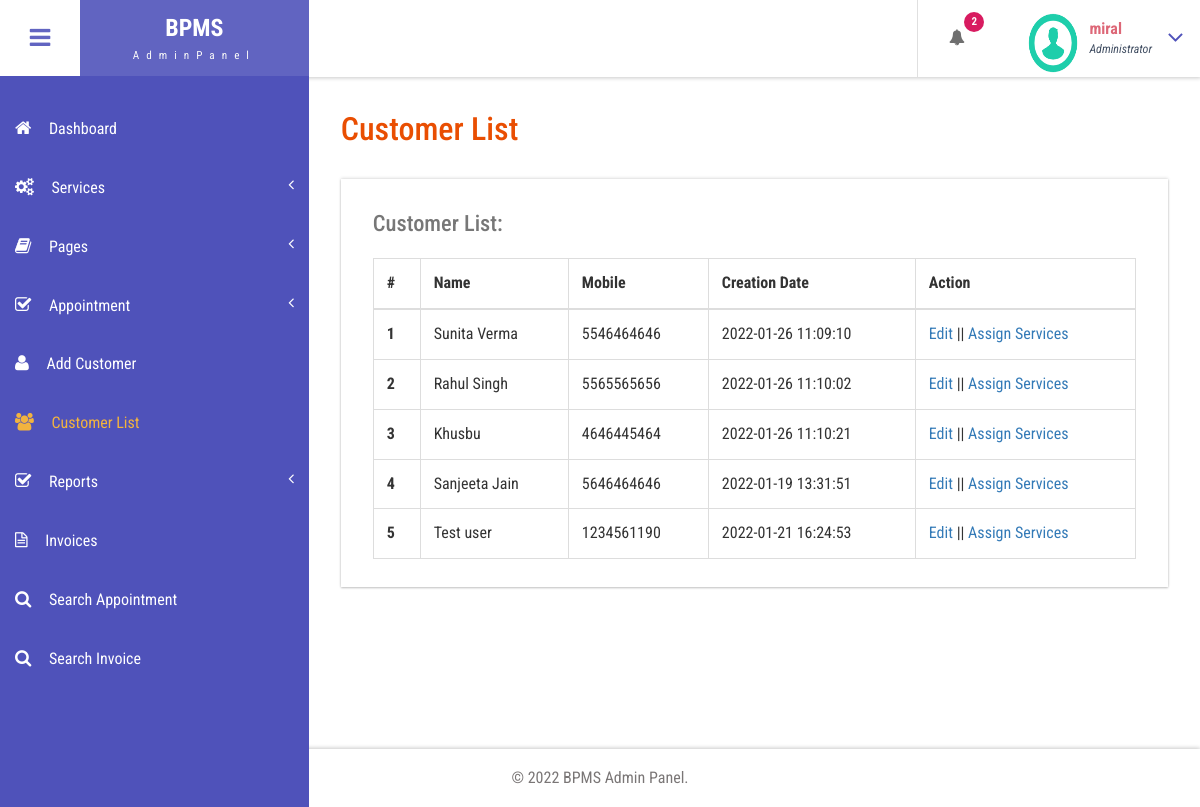
The app's page /admin/customer-list.php (signed in) with its own data.
### tables this page shows
CREATE TABLE `tblcustomers` (
  `ID` int(10) NOT NULL,
  `Name` varchar(120) DEFAULT NULL,
  `Email` varchar(200) DEFAULT NULL,
  `MobileNumber` bigint(11) DEFAULT NULL,
  `Gender` enum('Female','Male','Transgender') DEFAULT NULL,
  `Details` mediumtext DEFAULT NULL,
  `CreationDate` timestamp NULL DEFAULT current_timestamp(),
  `UpdationDate` timestamp NULL DEFAULT NULL ON UPDATE current_timestamp()
);

### admin/customer-list.php (the view, shortened to what this page needs)
<?php
include('includes/dbconnection.php');
if (strlen($_SESSION['bpmsaid']==0)) {
  header('location:logout.php');
  } else{
  ?>
<!DOCTYPE HTML>
<html>
<head>
<link href="css/bootstrap.css" rel='stylesheet' type='text/css' />
<link href="css/style.css" rel='stylesheet' type='text/css' />
<link href="css/font-awesome.css" rel="stylesheet">
<link href="css/animate.css" rel="stylesheet" type="text/css" media="all">
<link href="css/custom.css" rel="stylesheet">
</head>
<body class="cbp-spmenu-push">
	<div class="main-content">
		 <?php include_once('includes/sidebar.php');?>
		 <?php include_once('includes/header.php');?>
		<div id="page-wrapper">
			<div class="main-page">
				<div class="tables">
					<h3 class="title1">Customer List</h3>
					<div class="table-responsive bs-example widget-shadow">
						<h4>Customer List:</h4>
						<table class="table table-bordered"> <thead> <tr> <th>#</th> <th>Name</th> <th>Mobile</th> <th>Creation Date</th><th>Action</th> </tr> </thead> <tbody>
<?php
$ret=mysqli_query($con,"select *from  tblcustomers");
$cnt=1;
while ($row=mysqli_fetch_array($ret)) {
?>
						 <tr> <th scope="row"><?php echo $cnt;?></th> <td><?php  echo $row['Name'];?></td> <td><?php  echo $row['MobileNumber'];?></td><td><?php  echo $row['CreationDate'];?></td> <td><a href="edit-customer-detailed.php?editid=<?php echo $row['ID'];?>">Edit</a>  ||  <a href="add-customer-services.php?addid=<?php echo $row['ID'];?>">Assign Services</a></td> </tr>   <?php
$cnt=$cnt+1;
}?></tbody> </table>
					</div>
				</div>
			</div>
		</div>
		 <?php include_once('includes/footer.php');?>
	</div>
</body>
</html>
<?php }  ?>

### admin/includes/header.php (shortened to what this page needs)
<div class="sticky-header header-section ">
      <div class="header-left">
        <button id="showLeftPush"><i class="fa fa-bars"></i></button>
        <div class="logo">
          <a href="index.html">
            <h1>BPMS</h1>
            <span>AdminPanel</span>
          </a>
        </div>
      </div>
      <div class="header-right">
        <div class="profile_details_left">
          <ul class="nofitications-dropdown">
            <?php
$ret1=mysqli_query($con,"select ID,Name from  tblappointment where Status=''");
$num=mysqli_num_rows($ret1);
?>
            <li class="dropdown head-dpdn">
              <a href="#" class="dropdown-toggle" data-toggle="dropdown" aria-expanded="false"><i class="fa fa-bell"></i><span class="badge blue"><?php echo $num;?></span></a>
            </li>
          </ul>
          <div class="clearfix"> </div>
        </div>
        <div class="profile_details">
        <?php
$adid=$_SESSION['bpmsaid'];
$ret=mysqli_query($con,"select AdminName from tbladmin where ID='$adid'");
$row=mysqli_fetch_array($ret);
$name=$row['AdminName'];
?>
          <ul>
            <li class="dropdown profile_details_drop">
              <a href="#" class="dropdown-toggle" data-toggle="dropdown" aria-expanded="false">
                <div class="profile_img">
                  <span class="prfil-img"><img src="images/download (1).png" alt="" width="50" height="60"> </span>
                  <div class="user-name">
                    <p><?php echo $name; ?></p>
                    <span>Administrator</span>
                  </div>
                  <i class="fa fa-angle-down lnr"></i>
                  <div class="clearfix"></div>
                </div>
              </a>
            </li>
          </ul>
        </div>
      </div>
      <div class="clearfix"> </div>
    </div>

### admin/css/style.css (style rules this page uses)
h4, h5, h6, h1, h2, h3 { margin: 0; }
ul, ol { margin: 0; }
p { margin: 0; }
html, body { font-family: 'Roboto Condensed', sans-serif; font-size: 100%; overflow-x: hidden; background: #fff; }
body a { transition: 0.5s all ease; -webkit-transition: 0.5s all ease; -moz-transition: 0.5s all ease; -o-transition: 0.5s all ease; -ms-transition: 0.5s all ease; text-decoration:none; }
h1,h2,h3,h4,h5,h6 { margin:0; }
p { margin:0; }
ul,label { margin:0; padding:0; }
.main-content { position: relative; }
.sticky-header { position: fixed; top: 0; left:0px; width: 100%; z-index: 100; }
.header-section { background:#FFF; box-shadow: 1px 1px 4px rgba(0, 0, 0, 0.21); -webkit-box-shadow: 1px 1px 4px rgba(0, 0, 0, 0.21); -moz-box-shadow: 1px 1px 4px rgba(0, 0, 0, 0.21); -o-box-shadow: 1px 1px 4px rgba(0, 0, 0, 0.21); }
.header-section::after { clear: both; display: block; content: ''; }
.header-left { float: left; width: 45%; }
.header-right { float: right; }
button#showLeftPush { font-size: 1.5em; width: 80px; padding: 0.87em 0; text-align: center; cursor: pointer; float: left; color: #6F6F6F; -moz-transition: all 0.2s ease-out 0s; -webkit-transition: all 0.2s ease-out 0s; transition: all 0.2s ease-out 0s; border: none; background-color: #fff; outline:none; }
.cbp-spmenu-push { overflow-x: hidden; position: relative; }
.cbp-spmenu, .cbp-spmenu-push { -webkit-transition: all 0.3s ease; -moz-transition: all 0.3s ease; transition: all 0.3s ease; }
.cbp-spmenu-push div#page-wrapper { margin: 0 0 0 19.3em; transition:.5s all; -webkit-transition:.5s all; -moz-transition:.5s all; }
.fa { display: inline-block; font-family: FontAwesome; font-style: normal; font-weight: normal; line-height: 1; -webkit-font-smoothing: antialiased; -moz-osx-font-smoothing: grayscale; }
.logo { background: #6164C1; text-align: center; float: left; }
.logo a { padding: 0.9em 3.3em .7em; display: block; text-decoration: none; }
.logo a h1 { color: #fff; font-size: 1.5em; line-height: 1.2em; font-weight: 700; }
.logo a span { color: #F8F8F8; font-size: .7em; text-align: center; letter-spacing: 7px; }
.profile_details_left { float: left; }
li.dropdown.head-dpdn { display: inline-block; padding: 1.7em 0; border-left: 1px solid #E0E0E0; float: left; }
li.dropdown.head-dpdn a.dropdown-toggle { padding: 1.7em 2em; }
i.fa.fa-bell { color:#6F6F6F; }
.header-right span.badge { font-size: 11px; font-weight: bold; color: #FFF; background: #8BC34A; line-height: 15px; width: 20px; height: 20px; border-radius: 2em; -webkit-border-radius: 2em; -moz-border-radius: 2em; -o-border-radius: 2em; text-align: center; display: inline-block; position: absolute; top: 16%; padding: 2px 0 0; }
.header-right span.blue { background-color:#D81B60; }
.profile_details { float: right; }
.profile_details_drop a.dropdown-toggle { display:block; padding: 0.8em 3em 0 2em; }
.profile_img span.prfil-img { float:left; }
.user-name { float:left; margin-top:8px; margin-left:11px; height:35px; }
.profile_details ul li { list-style-type:none; position:relative; }
.profile_details li a i.fa.lnr { position: absolute; top: 34%; right: 8%; color: #4F52BA; font-size: 1.6em; }
.user-name p { font-size:1em; color:#DD6777; line-height:1em; font-weight:700; }
.user-name span { font-size: .75em; font-style: italic; color: #424f63; font-weight: normal; margin-top: .3em; }
.widget-shadow { background-color: #fff; box-shadow: 0 -1px 3px rgba(0,0,0,.12),0 1px 2px rgba(0,0,0,.24); -webkit-box-shadow: 0 -1px 3px rgba(0,0,0,.12),0 1px 2px rgba(0,0,0,.24); -moz-box-shadow: 0 -1px 3px rgba(0,0,0,.12),0 1px 2px rgba(0,0,0,.24); }
h3.title1 { font-size: 2em; color: #e94e02; margin-bottom: 0.8em; }
.table > thead > tr > th, .table > tbody > tr > th, .table > tfoot > tr > th, .table > thead > tr > td, .table > tbody > tr > td, .table > tfoot > tr > td { border-top: none; }
.tables h4 { font-size: 1.4em; margin-bottom: 1em; color: #777777; }
.tables .panel-body ,.tables .bs-example { padding: 2em 2em 0.5em; }
.tables .table > thead > tr > th, .tables .table > tbody > tr > th, .tables .table > tfoot > tr > th, .tables .table > thead > tr > td, .tables .table > tbody > tr > td, .tables .table > tfoot > tr > td { padding: 13px; border-top: 1px solid #E0E0E0; }
.bs-example { margin-top: 2em; }

### admin/css/custom.css (style rules this page uses)
#page-wrapper { padding:7em 2em 2.5em; background-image:url(background-image: url('images/be.jpg'); }

### records on screen
tblcustomers: Name "Sunita Verma", MobileNumber "5546464646", CreationDate "2022-01-26 11:09:10"
tblcustomers: Name "Rahul Singh", MobileNumber "5565565656", CreationDate "2022-01-26 11:10:02"
tblcustomers: Name "Khusbu", MobileNumber "4646445464", CreationDate "2022-01-26 11:10:21"
tblcustomers: Name "Sanjeeta Jain", MobileNumber "5646464646", CreationDate "2022-01-19 13:31:51"
tblcustomers: Name "Test user", MobileNumber "1234561190", CreationDate "2022-01-21 16:24:53"

### other values on screen
$num "2"
$name "miral"
